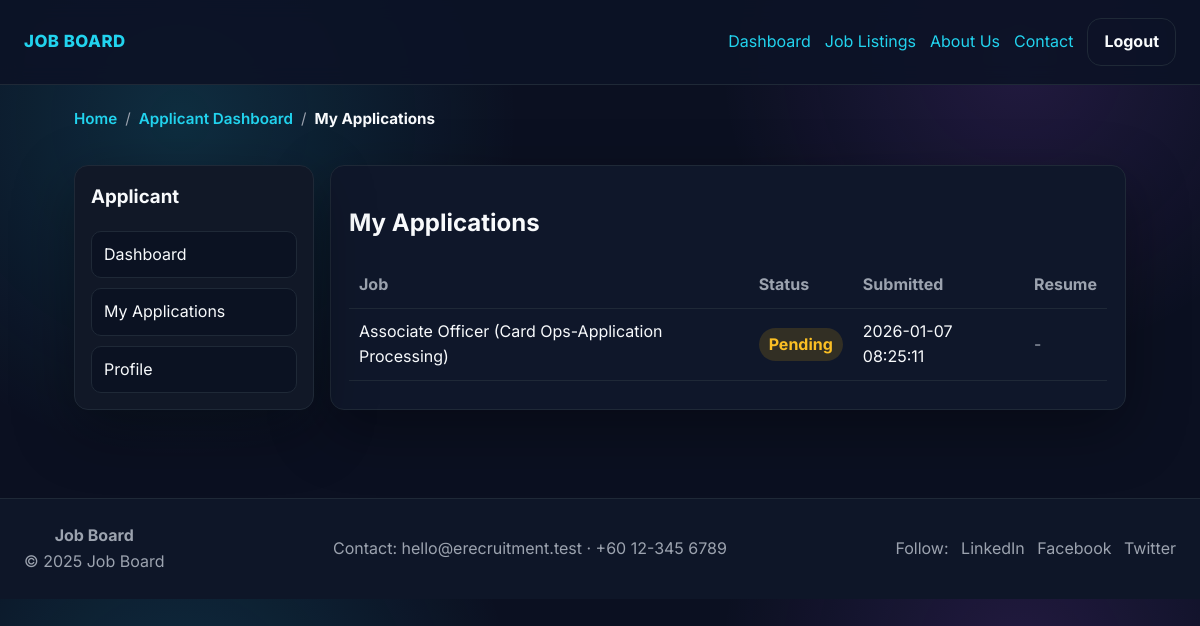
The app's page /user/applications.php (signed in), older data.
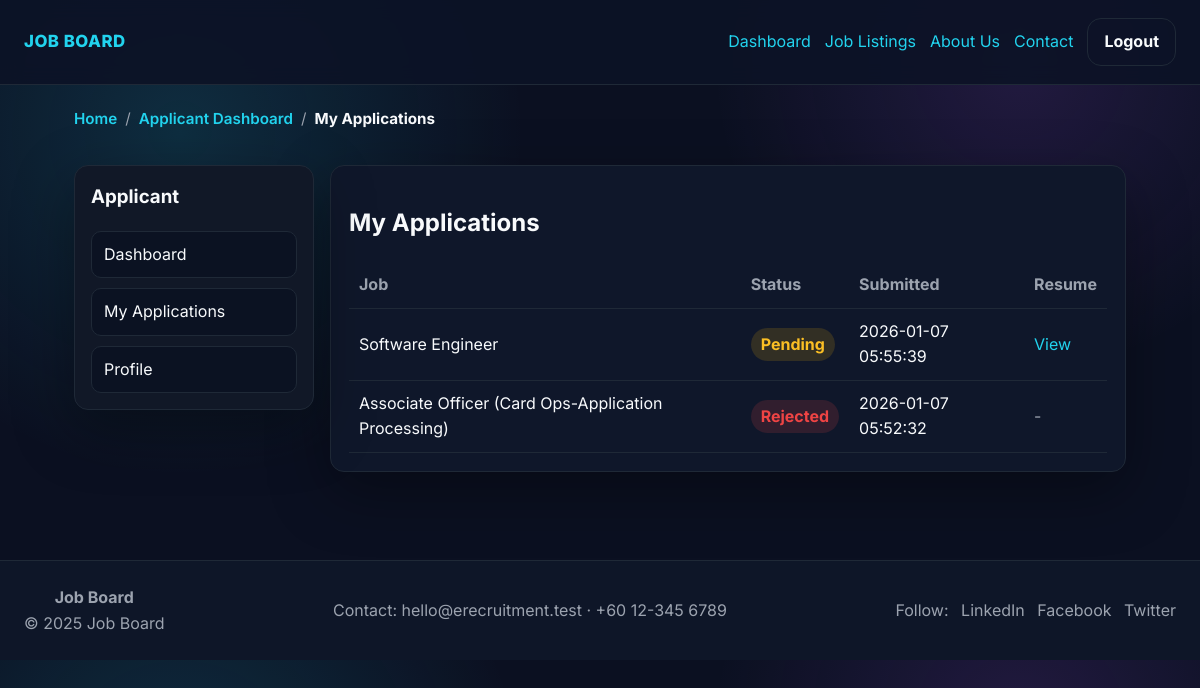
The same page, newer data.
### tables this page shows
CREATE TABLE `applications` (
  `id` int(11) NOT NULL,
  `user_id` int(11) NOT NULL,
  `job_id` int(11) NOT NULL,
  `cover_letter` text NOT NULL,
  `status` enum('Pending','Accepted','Rejected') NOT NULL DEFAULT 'Pending',
  `created_at` timestamp NOT NULL DEFAULT current_timestamp(),
  `full_name` varchar(255) DEFAULT NULL,
  `email` varchar(120) DEFAULT NULL,
  `phone_number` varchar(50) DEFAULT NULL,
  `resume` varchar(255) DEFAULT NULL,
  `applied_at` timestamp NOT NULL DEFAULT current_timestamp()
);

CREATE TABLE `jobs` (
  `id` int(11) NOT NULL,
  `title` varchar(150) NOT NULL,
  `description` text NOT NULL,
  `salary` varchar(120) DEFAULT NULL,
  `location` varchar(120) DEFAULT NULL,
  `closing_date` date DEFAULT NULL,
  `created_by` int(11) DEFAULT NULL,
  `created_at` timestamp NOT NULL DEFAULT current_timestamp(),
  `requirements` text DEFAULT NULL,
  `benefits` text DEFAULT NULL,
  `company` varchar(150) DEFAULT 'Company'
);

### includes/auth.php (called while the page is built, shortened)
<?php
function h($string)
{
    return htmlspecialchars((string)$string, ENT_QUOTES, 'UTF-8');
}
function base_path()
{
    static $base;
    if ($base !== null) {
        return $base;
    }
    $scriptDir = str_replace('\\', '/', dirname($_SERVER['SCRIPT_NAME'] ?? ''));
    $base = rtrim(preg_replace('#/(admin|user)(/.*)?$#', '', $scriptDir), '/');
    if ($base === '' && !empty($_SERVER['DOCUMENT_ROOT'])) {
        $docRoot = str_replace('\\', '/', realpath($_SERVER['DOCUMENT_ROOT']));
        $appRoot = str_replace('\\', '/', realpath(__DIR__ . '/..'));
        if ($docRoot && $appRoot && strpos($appRoot, $docRoot) === 0) {
            $derived = substr($appRoot, strlen($docRoot));
            $base = rtrim($derived, '/');
        }
    }
    return $base;
}
function url_for($path)
{
    $root = base_path();
    $trimmed = '/' . ltrim($path, '/');
    return ($root === '') ? $trimmed : $root . $trimmed;
}
function current_path()
{
    $uri = parse_url($_SERVER['REQUEST_URI'] ?? '', PHP_URL_PATH);
    $base = base_path();
    $uri = ltrim($uri, '/');
    return $uri;
}
function breadcrumb_trail($currentLabel = null)
{
    $path = current_path();
    $trail = [
        ['label' => 'Home', 'url' => url_for('index.php')],
    ];
    $admin = str_starts_with($path, 'admin/');
    $user = str_starts_with($path, 'user/');
    if ($admin) {
        $trail[] = ['label' => 'Admin Dashboard', 'url' => url_for('admin/index.php')];
        if ($path === 'admin/jobs.php') {
            $trail[] = ['label' => 'Manage Jobs'];
        } elseif ($path === 'admin/applications.php') {
            $trail[] = ['label' => 'Manage Applications'];
        } elseif ($path === 'admin/messages.php') {
            $trail[] = ['label' => 'Contact Messages'];
        } elseif ($path === 'admin/profile.php') {
            $trail[] = ['label' => 'Admin Profile'];
        }
    } elseif ($user) {
        $trail[] = ['label' => 'Applicant Dashboard', 'url' => url_for('user/dashboard.php')];
        if ($path === 'user/applications.php') {
            $trail[] = ['label' => 'My Applications'];
        } elseif ($path === 'profile.php' || $path === 'user/profile.php') {
            $trail[] = ['label' => 'Profile'];
        }
    }
    $deduped = [];
    foreach ($trail as $crumb) {
        $deduped[] = $crumb;
    }
    return $deduped;
}

### user/applications.php (the view, shortened to what the changed rows need)
<?php
require_once __DIR__ . '/../includes/auth.php';
$user = current_user();
$apps = $pdo->prepare('SELECT a.*, j.title, COALESCE(a.applied_at, a.created_at) AS applied_at FROM applications a JOIN jobs j ON a.job_id = j.id WHERE a.user_id = ? ORDER BY applied_at DESC');
$apps->execute([$user['id']]);
$applications = $apps->fetchAll();
?>
<?php include __DIR__ . '/../includes/header.php'; ?>
<div class="layout-shell">
    <section class="main-panel">
        <h1>My Applications</h1>
        <?php if (!$applications): ?>
            <p class="muted">No applications yet.</p>
        <?php else: ?>
            <table>
                <thead>
                    <tr>
                        <th>Job</th>
                        <th>Status</th>
                        <th>Submitted</th>
                        <th>Resume</th>
                    </tr>
                    </thead>
                    <tbody>
                    <?php foreach ($applications as $app): ?>
                        <tr>
                            <td data-label="Job"><?php echo h($app['title']); ?></td>
                            <td data-label="Status"><span class="status <?php echo strtolower(h($app['status'])); ?>"><?php echo h($app['status']); ?></span></td>
                            <td data-label="Submitted"><?php echo h($app['applied_at']); ?></td>
                            <td data-label="Resume">
                                <?php if (!empty($app['resume'])): ?>
                                    <a href="<?php echo h(url_for($app['resume'])); ?>" target="_blank" rel="noopener">View</a>
                                <?php else: ?>
                                    <span class="muted">-</span>
                                <?php endif; ?>
                            </td>
                        </tr>
                    <?php endforeach; ?>
                    </tbody>
                </table>
            <?php endif; ?>
    </section>
</div>
<?php include __DIR__ . '/../includes/footer.php'; ?>

### includes/header.php (shortened to what the changed rows need)
<?php
require_once __DIR__ . '/auth.php';
?>
<!doctype html>
<html lang="en">
<head>
    <link rel="stylesheet" href="<?php echo h(url_for('assets/styles.css?v=2')); ?>">
</head>
<body>
<?php
$crumbs = breadcrumb_trail($breadcrumb_current ?? null);
if ($crumbs && count($crumbs) > 1): ?>
    <div class="breadcrumbs">
        <?php foreach ($crumbs as $i => $crumb): ?>
            <?php if (!empty($crumb['url']) && $i !== count($crumbs) - 1): ?>
                <a href="<?php echo h($crumb['url']); ?>"><?php echo h($crumb['label']); ?></a>
            <?php else: ?>
                <span class="crumb-current"><?php echo h($crumb['label']); ?></span>
            <?php endif; ?>
            <?php if ($i !== count($crumbs) - 1): ?>
                <span class="crumb-sep">/</span>
            <?php endif; ?>
        <?php endforeach; ?>
    </div>
<?php endif; ?>
<main class="page">

Row changes from the older to the newer data that the page shows:
added applications: job.title "Software Engineer", status "Pending", applied_at "2026-01-07 05:55:39"
changed applications "Associate Officer (Card Ops-Application Processing)": status "Pending" → "Rejected"; applied_at "2026-01-07 08:25:11" → "2026-01-07 05:52:32"
